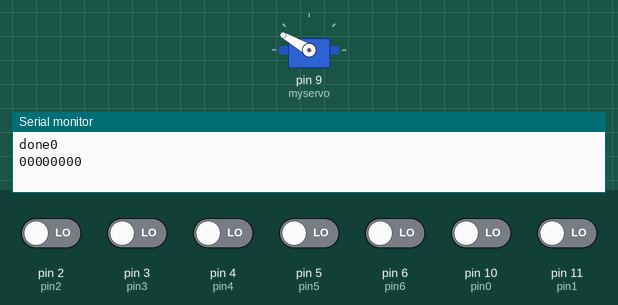
A sketch run on a simulated Arduino Uno, built with avr-gcc and run on an emulated ATmega328P. Shown: servo, the last lines printed to the serial monitor. The inputs (shaded band) are chosen by the test bench; at power-on: pin 2 (pin2), pin 3 (pin3), pin 4 (pin4), pin 5 (pin5), pin 6 (pin6), pin 10 (pin0), pin 11 (pin1) LOW.

Above: at 2.2 s.
2.3 s: pin 3 (pin3) driven HIGH
At 8.0 s:
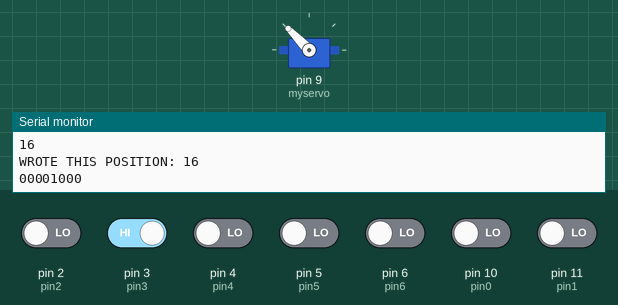
9.0 s: pin 4 (pin4) driven HIGH
At 13.8 s:
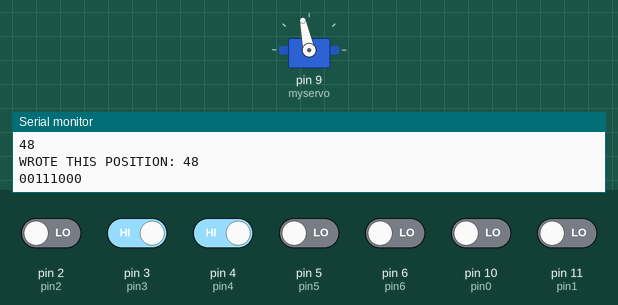
15.7 s: pin 2 (pin2) driven HIGH
At 19.6 s:
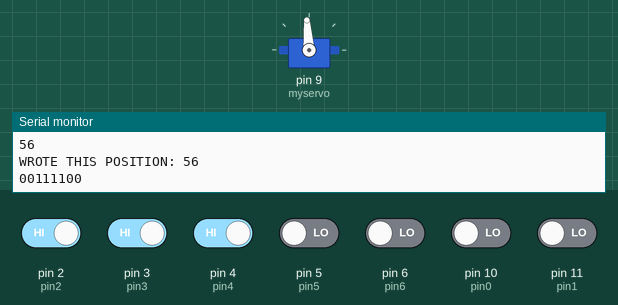
22.4 s: pin 5 (pin5) driven HIGH
At 25.4 s:
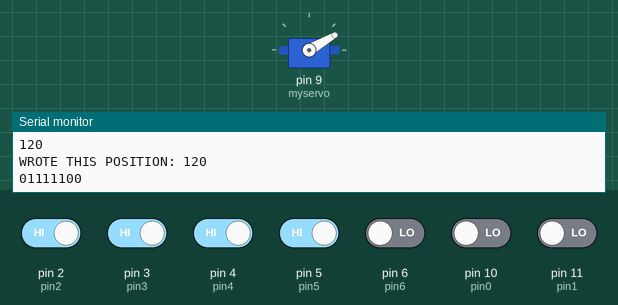
29.1 s: pin 3 (pin3) driven LOW
At 32.4 s:
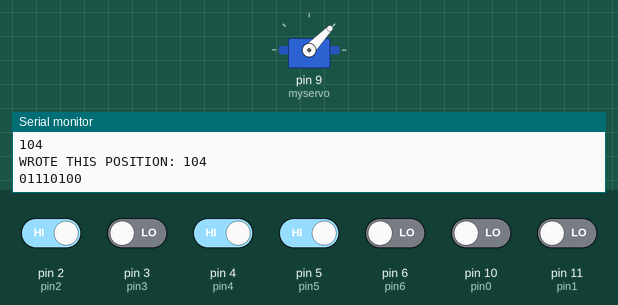
35.8 s: pin 4 (pin4) driven LOW
At 38.2 s:
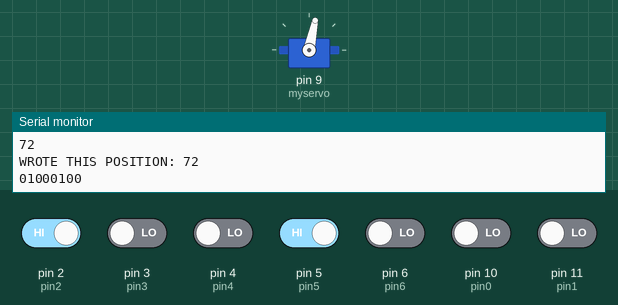
Timing chart, 0 to 39.7 s (numbered marks = the images above; inputs shaded):
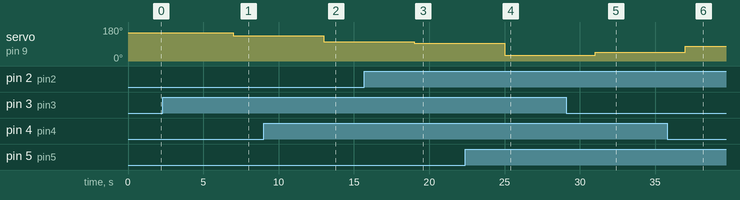

Measured:
- after the input at 2.3 s, servo on pin 9 (myservo): 150° → 134° after 4.7 s
- after the input at 9.0 s, servo on pin 9 (myservo): 134° → 102° after 4.0 s
- after the input at 15.7 s, servo on pin 9 (myservo): 102° → 94° after 3.3 s
- after the input at 22.4 s, servo on pin 9 (myservo): 94° → 30° after 2.6 s
- after the input at 29.1 s, servo on pin 9 (myservo): 30° → 46° after 1.9 s
- after the input at 35.8 s, servo on pin 9 (myservo): 46° → 78° after 1.2 s

The sketch:

arduino.ino
```cpp
#include <Servo.h>

Servo myservo;  // create servo object to control a servo
                // a maximum of eight servo objects can be created

int pos = 0;    // variable to store the servo position
int pin0 = 10;
int pin1 = 11;
int pin2 = 2;
int pin3 = 3;
int pin4 = 4;
int pin5 = 5;
int pin6 = 6;
int pastPos = 150;

void setup()
{
  Serial.begin(9600);
  myservo.attach(9);  // attaches the servo on pin 9 to the servo object
  for(int i = 0; i < 7; i++) {
    pinMode(i, INPUT);
  }
  myservo.write(150);
  delay(1000);
  Serial.print("done");
}


void loop()
{
  // tell servo to go to position
  //calculate the angle
  int a = digitalRead(pin6);
  int b = digitalRead(pin5);
  int c = digitalRead(pin4);
  int d = digitalRead(pin3);
  int e = digitalRead(pin2);
  int f = digitalRead(pin1);
  int g = digitalRead(pin0);
  int pos = (a<<7) + (b << 6) + (c << 5) + (d << 4) + (e << 3) + (f << 2) + (g << 1);
  Serial.println(pos);
  pos = 150 - pos;
  if (pos != pastPos && pos >= 0 && pos <=135 ) {
    myservo.write(pos);
    Serial.print("WROTE THIS POSITION: ");
    Serial.println(-1 * (pos-150));
    pastPos = pos;
  }
  Serial.print(a);
  Serial.print(b);
  Serial.print(c);
  Serial.print(c);
  Serial.print(d);
  Serial.print(e);
  Serial.print(f);
  Serial.println(g);
  //Serial.println(pos);
  delay(6000);


}
```
